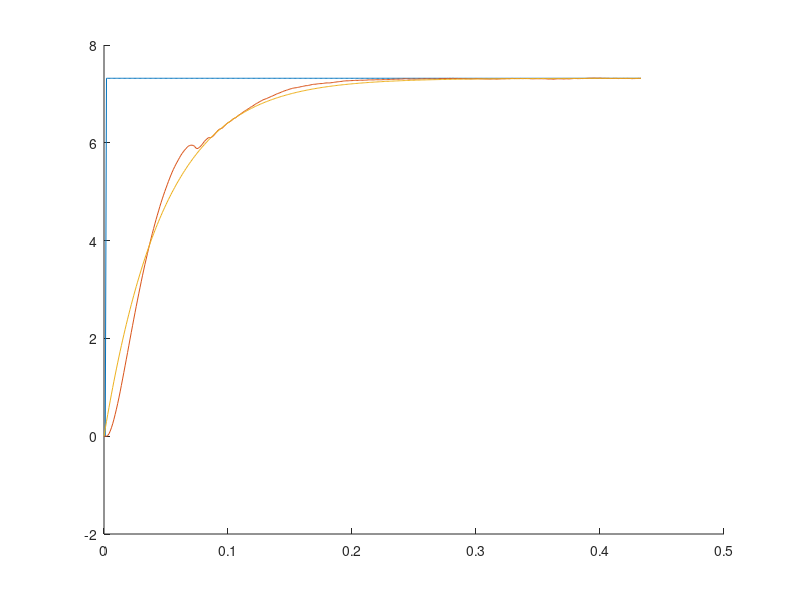

Write the MATLAB code that produced this figure.
clear all;
close all;

load('identtfikacja_skok_pradu_z_pwm_tuy.mat');
t = t(:, 1) - t(1,1); %przesuniecie wykresu do czasu 0
y = y(:, 1) - y(1,1); %przesuniecie do 0

%Transmitancja modelu - np. obiekt 1 rzedu
K = y(end, 1);      %dobrane doświadczalnie, nie ma znaczenia w tym przypadku
T = 0.048;          %w pracy[1] wyszło 6.3 ms

NUM = K;
DEN = [T 1];

model = tf(NUM, DEN);
skok = step(model, t);

u = K*u; %Dla lepszego zobrazowania

%Kryterium jakości aproksymacji
e = y - skok;
error = sum(e.^2)

figure
hold on;
plot(t, u, t, y, t, skok);